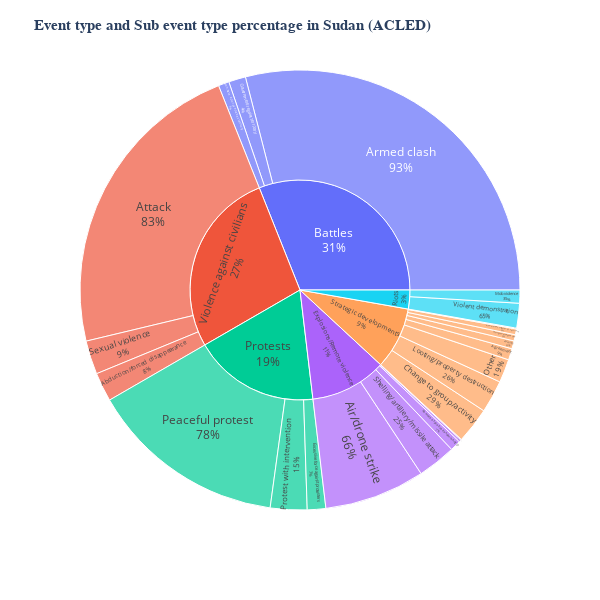

Here is the notebook cell this chart was saved with:
### Markdown cell above
_The most frequent type of violent event in Sudan are armed battles, followed by clash between civilians againts civilians. Explosions and chemical attacks are the least events recorded during the different period._

### Code cell
# Group by event_type and sub_event_type and count the occurrences
sub_event = df_2.groupby(["event_type", "sub_event_type"])["event_date"].agg({'count'}).reset_index()

# Create a sunburst chart using Plotly
fig = px.sunburst(sub_event, 
                  path=['event_type', 'sub_event_type'], 
                  values='count',
                  width=600, # Width of map
                  height=600)

fig.update_traces(textinfo="label+percent parent")
fig.layout.update(title="<b> Event type and Sub event type percentage in Sudan (ACLED)<b>",
                  titlefont={'color':None, 'size': 15, 'family': 'San-Serif'})

fig.show()

### Figure 1 — Plotly figure (JSON) as saved in the notebook; plotly's stock layout.template omitted (floating-point values rounded to 4 significant figures)
{"data": [{"branchvalues": "total", "domain": {"x": [0, 1], "y": [0, 1]}, "hovertemplate": "labels=%{label}<br>count=%{value}<br>parent=%{parent}<br>id=%{id}<extra></extra>", "ids": ["Violence against civilians/Abduction/forced disappearance", "Strategic developments/Agreement", "Explosions/Remote violence/Air/drone strike", "Battles/Armed clash", "Strategic developments/Arrests", "Violence against civilians/Attack", "Strategic developments/Change to group/activity", "Explosions/Remote violence/Chemical weapon", "Strategic developments/Disrupted weapons use", "Protests/Excessive force against protesters", "Battles/Government regains territory", "Explosions/Remote violence/Grenade", "Strategic developments/Headquarters or base established", "Strategic developments/Looting/property destruction", "Riots/Mob violence", "Battles/Non-state actor overtakes territory", "Strategic developments/Non-violent transfer of territory", "Strategic developments/Other", "Protests/Peaceful protest", "Protests/Protest with intervention", "Explosions/Remote violence/Remote explosive/landmine/IED", "Violence against civilians/Sexual violence", "Explosions/Remote violence/Shelling/artillery/missile attack", "Riots/Violent demonstration", "Battles", "Explosions/Remote violence", "Protests", "Riots", "Strategic developments", "Violence against civilians"], "labels": ["Abduction/forced disappearance", "Agreement", "Air/drone strike", "Armed clash", "Arrests", "Attack", "Change to group/activity", "Chemical weapon", "Disrupted weapons use", "Excessive force against protesters", "Government regains territory", "Grenade", "Headquarters or base established", "Looting/property destruction", "Mob violence", "Non-state actor overtakes territory", "Non-violent transfer of territory", "Other", "Peaceful protest", "Protest with intervention", "Remote explosive/landmine/IED", "Sexual violence", "Shelling/artillery/missile attack", "Violent demonstration", "Battles", "Explosions/Remote violence", "Protests", "Riots", "Strategic developments", "Violence against civilians"], "name": "", "parents": ["Violence against civilians", "Strategic developments", "Explosions/Remote violence", "Battles", "Strategic developments", "Violence against civilians", "Strategic developments", "Explosions/Remote violence", "Strategic developments", "Protests", "Battles", "Explosions/Remote violence", "Strategic developments", "Strategic developments", "Riots", "Battles", "Strategic developments", "Strategic developments", "Protests", "Protests", "Explosions/Remote violence", "Violence against civilians", "Explosions/Remote violence", "Riots", "", "", "", "", "", ""], "textinfo": "label+percent parent", "type": "sunburst", "values": [713, 279, 2478, 9708, 197, 7601, 883, 18, 152, 455, 419, 55, 22, 801, 322, 265, 141, 576, 4851, 902, 264, 829, 945, 608, 10392, 3760, 6208, 930, 3051, 9143]}], "layout": {"height": 600, "legend": {"tracegroupgap": 0}, "margin": {"t": 60}, "title": {"font": {"family": "San-Serif", "size": 15}, "text": "<b> Event type and Sub event type percentage in Sudan (ACLED)<b>"}, "width": 600}}
